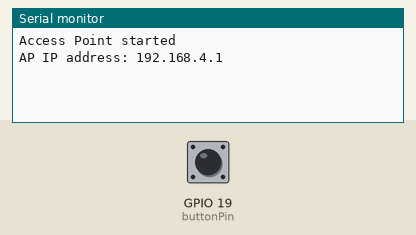
The sketch below on a simulated ESP32. Parts: the last lines printed to the serial monitor. Inputs (shaded band) come from the test bench; at power-on: GPIO 19 (buttonPin) HIGH.

Above: at 1.2 s.
1.3 s: GPIO 19 (buttonPin) pulled LOW for 0.15 s
At 1.43 s:
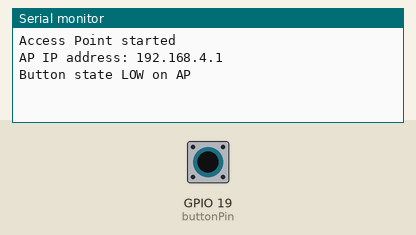
At 2.4 s:
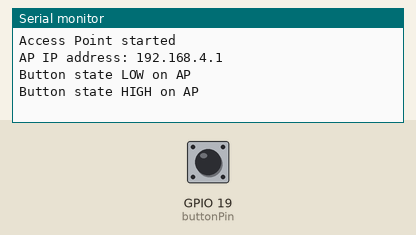

Measured:
- after the input at 1.3 s, the serial monitor: prints a new line at once (image 1)

The sketch:

ESP32_AP_readstring.ino
```cpp
#include <WiFi.h>
#include <WiFiUdp.h>

const char* ssid = "ESP32_AP";
const char* password = "12345678";
const int udpPort = 12345;
const int buttonPin = 19;
WiFiUDP udp;

bool lastButtonState = HIGH;

void setup() {
  Serial.begin(115200);
  pinMode(buttonPin, INPUT_PULLUP);
  WiFi.softAP(ssid, password);
  Serial.println("Access Point started");

  IPAddress IP = WiFi.softAPIP();
  Serial.print("AP IP address: ");
  Serial.println(IP);

  udp.begin(udpPort);
}

void loop() {
  int buttonState = digitalRead(buttonPin);

  if (buttonState != lastButtonState) {
    lastButtonState = buttonState;
    if (buttonState == HIGH) {
      Serial.println("Button state HIGH on AP");
      udp.beginPacket("192.168.4.2", udpPort);  // Send to STA IP (adjust if needed)
      udp.print("Wait, I am running");
      udp.endPacket();
    } else {
      Serial.println("Button state LOW on AP");
      udp.beginPacket("192.168.4.2", udpPort);  // Send to STA IP (adjust if needed)
      udp.print("Stopped, You can Run");
      udp.endPacket();
    }
    delay(100);  // Debounce delay
  }

  int packetSize = udp.parsePacket();
  if (packetSize) {
    char incomingPacket[255];
    int len = udp.read(incomingPacket, 255);
    if (len > 0) {
      incomingPacket[len] = 0;
    }
    Serial.printf("Received: %s\n", incomingPacket);
  }
}
```
